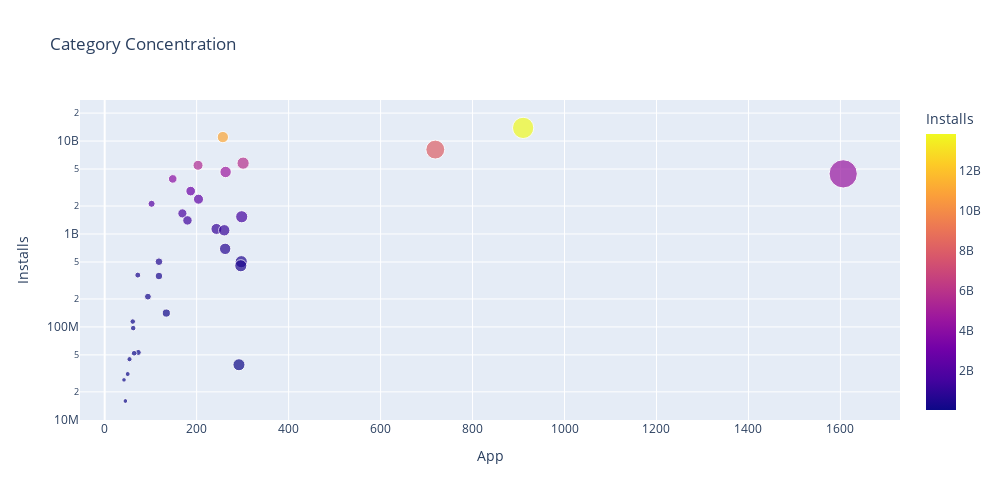

Notebook source saved alongside this figure:
### Markdown cell above
### Category Concentration - Downloads vs. Competition

**Challenge**: 
* First, create a DataFrame that has the number of apps in one column and the number of installs in another:

<img src=https://imgur.com/uQRSlXi.png width="350">

* Then use the [plotly express examples from the documentation](https://plotly.com/python/line-and-scatter/) alongside the [.scatter() API reference](https://plotly.com/python-api-reference/generated/plotly.express.scatter.html)to create scatter plot that looks like this. 

<img src=https://imgur.com/cHsqh6a.png>

*Hint*: Use the size, hover_name and color parameters in .scatter(). To scale the yaxis, call .update_layout() and specify that the yaxis should be on a log-scale like so: yaxis=dict(type='log')

### Code cell
df1 = df_apps[["Category", "Installs",]].groupby("Category").agg({"Installs": "sum"})
df2 = df_apps[["Category", "App",]].groupby("Category").agg({"App": "count"})
df3 = df1.merge(df2, on="Category").sort_values("Installs", ascending=False)

fig = px.scatter(df3, x="App", y="Installs", color="Installs", width=1000, height=500, title="Category Concentration", hover_name=df3.index, size="App")
fig.update_layout(yaxis=dict(type="log"))
fig.show()

### Figure 1 — Plotly figure (JSON) as saved in the notebook; plotly's stock layout.template omitted (floating-point values rounded to 4 significant figures)
{"data": [{"hovertemplate": "<b>%{hovertext}</b><br><br>App=%{marker.size}<br>Installs=%{marker.color}<extra></extra>", "hovertext": ["GAME", "COMMUNICATION", "TOOLS", "PRODUCTIVITY", "SOCIAL", "PHOTOGRAPHY", "FAMILY", "VIDEO_PLAYERS", "TRAVEL_AND_LOCAL", "NEWS_AND_MAGAZINES", "ENTERTAINMENT", "BOOKS_AND_REFERENCE", "PERSONALIZATION", "SHOPPING", "HEALTH_AND_FITNESS", "SPORTS", "BUSINESS", "LIFESTYLE", "MAPS_AND_NAVIGATION", "FINANCE", "WEATHER", "EDUCATION", "FOOD_AND_DRINK", "DATING", "ART_AND_DESIGN", "HOUSE_AND_HOME", "AUTO_AND_VEHICLES", "LIBRARIES_AND_DEMO", "COMICS", "MEDICAL", "PARENTING", "BEAUTY", "EVENTS"], "legendgroup": "", "marker": {"color": [13858762717, 11039241530, 8099724500, 5788070180, 5487841475, 4649143130, 4437554490, 3916897200, 2894859300, 2369110650, 2113660000, 1665791655, 1532352930, 1400331540, 1134006220, 1096431465, 692018120, 503611120, 503267560, 455249400, 361096500, 352852000, 211677750, 140912410, 114233100, 97082000, 53129800, 52083000, 44931100, 39162676, 31116110, 26916200, 15949410], "coloraxis": "coloraxis", "size": [910, 257, 719, 301, 203, 263, 1606, 148, 187, 204, 102, 169, 298, 180, 243, 260, 262, 297, 118, 296, 72, 118, 94, 134, 61, 62, 73, 64, 54, 292, 50, 42, 45], "sizemode": "area", "sizeref": 4.015, "symbol": "circle"}, "mode": "markers", "name": "", "orientation": "v", "showlegend": false, "type": "scatter", "x": [910, 257, 719, 301, 203, 263, 1606, 148, 187, 204, 102, 169, 298, 180, 243, 260, 262, 297, 118, 296, 72, 118, 94, 134, 61, 62, 73, 64, 54, 292, 50, 42, 45], "xaxis": "x", "y": [13858762717, 11039241530, 8099724500, 5788070180, 5487841475, 4649143130, 4437554490, 3916897200, 2894859300, 2369110650, 2113660000, 1665791655, 1532352930, 1400331540, 1134006220, 1096431465, 692018120, 503611120, 503267560, 455249400, 361096500, 352852000, 211677750, 140912410, 114233100, 97082000, 53129800, 52083000, 44931100, 39162676, 31116110, 26916200, 15949410], "yaxis": "y"}], "layout": {"coloraxis": {"colorbar": {"title": {"text": "Installs"}}, "colorscale": [[0, "#0d0887"], [0.1111, "#46039f"], [0.2222, "#7201a8"], [0.3333, "#9c179e"], [0.4444, "#bd3786"], [0.5556, "#d8576b"], [0.6667, "#ed7953"], [0.7778, "#fb9f3a"], [0.8889, "#fdca26"], [1, "#f0f921"]]}, "height": 500, "legend": {"itemsizing": "constant", "tracegroupgap": 0}, "title": {"text": "Category Concentration"}, "width": 1000, "xaxis": {"anchor": "y", "domain": [0, 1], "title": {"text": "App"}}, "yaxis": {"anchor": "x", "domain": [0, 1], "title": {"text": "Installs"}, "type": "log"}}}
